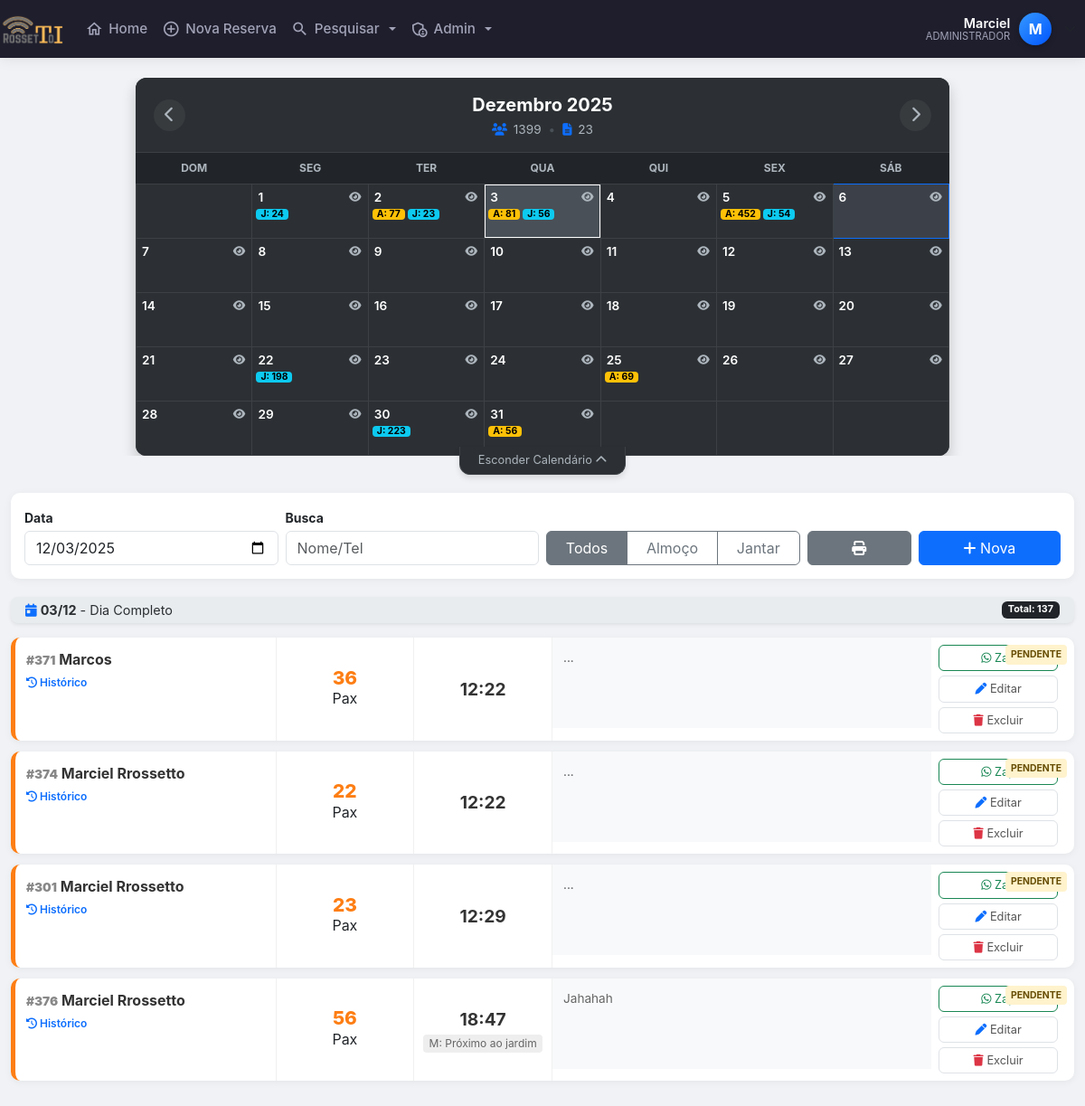
The app's page /demonstrar.php?filtro_data=2025-12-03 (signed in), older data.
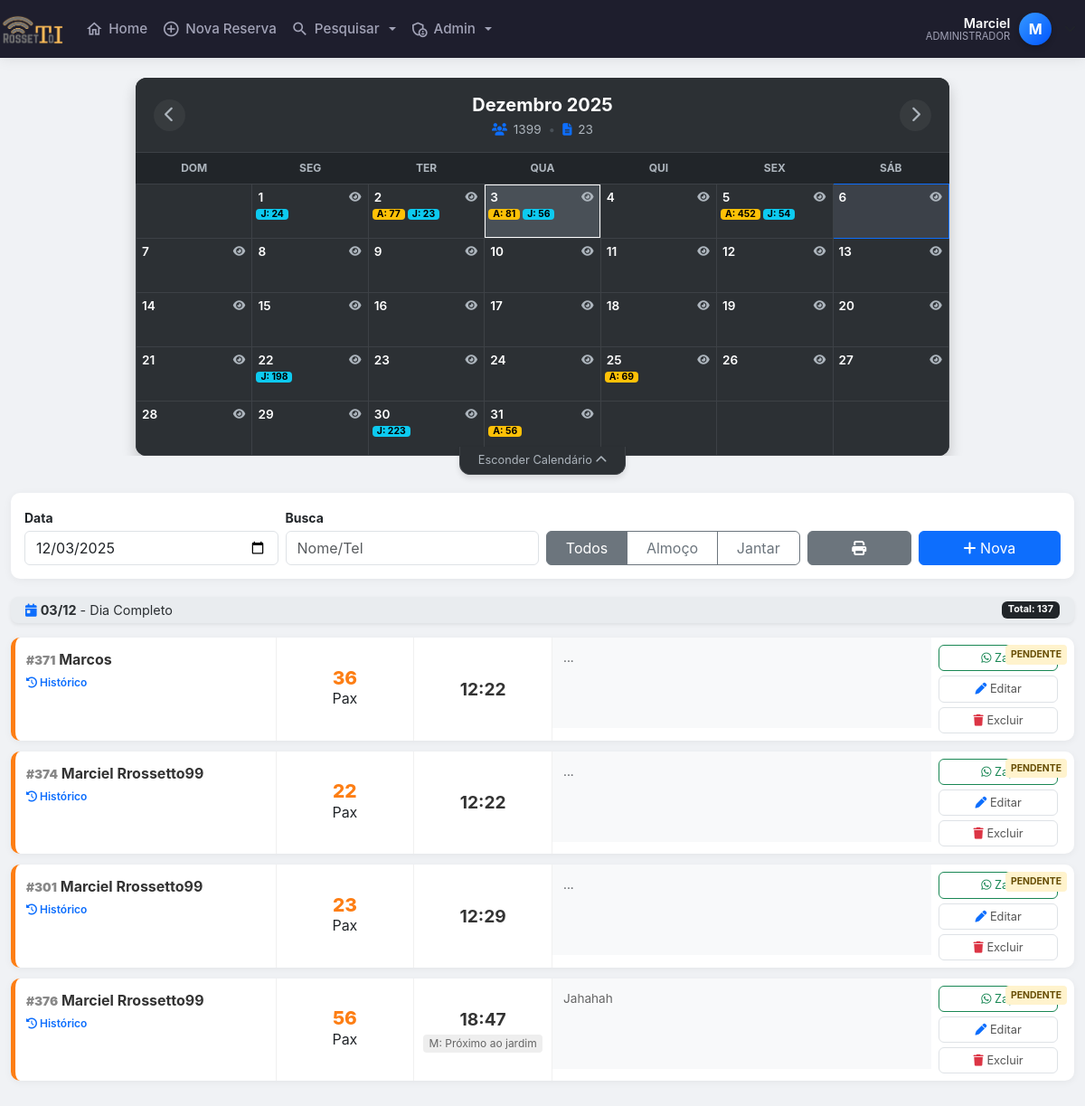
The same page, newer data.
### tables this page shows
CREATE TABLE `clientes` (
  `id` int(11) NOT NULL AUTO_INCREMENT,
  `nome` varchar(100) NOT NULL,
  `data` date NOT NULL,
  `num_pessoas` int(11) NOT NULL,
  `horario` time NOT NULL,
  `telefone` varchar(255) DEFAULT NULL,
  `telefone2` varchar(255) DEFAULT NULL,
  `tipo_evento` varchar(50) NOT NULL,
  `forma_pagamento` varchar(50) NOT NULL,
  `valor_rodizio` int(11) DEFAULT NULL,
  `num_mesa` varchar(255) DEFAULT NULL,
  `observacoes` varchar(300) NOT NULL,
  `obsCliente` varchar(255) DEFAULT NULL,
  `data_emissao` datetime NOT NULL DEFAULT current_timestamp(),
  `status` tinyint(1) DEFAULT 1,
  `confirmado` tinyint(1) DEFAULT 0,
  `usuario_id` int(11) DEFAULT NULL,
  `motivo_cancelamento` varchar(255) DEFAULT NULL,
  PRIMARY KEY (`id`)
);

### demonstrar.php (the view, shortened to what the changed rows need)
<?php
function renderizarListaReservas($pdo, $filtroData, $buscaTexto, $periodo) {
    $sqlWhere = " WHERE status != 0 ";
    $params   = [];
    if (!empty($filtroData)) {
        $sqlWhere .= " AND data = :data ";
        $params[':data'] = $filtroData;
    }
    $sqlTotal = $pdo->prepare("SELECT SUM(num_pessoas) as total FROM clientes $sqlWhere");
    $sqlTotal->execute($params);
    $sql = $pdo->prepare("SELECT * FROM clientes $sqlWhere ORDER BY horario ASC");
    $sql->execute($params);
    $reservas = $sql->fetchAll(PDO::FETCH_ASSOC);
    ?>
    <div class="lista-reservas-conteudo">
        <?php if(count($reservas) > 0): ?>
            <?php foreach($reservas as $r):
                $isConfirmado = ($r['confirmado'] == 1);
                $classeBorda  = $isConfirmado ? 'status-confirmado' : 'status-pendente';
                $horaShort    = date("H:i", strtotime($r['horario']));
                $nome         = ucwords(strtolower($r['nome']));
                $telLimpo     = preg_replace('/[^0-9]/', '', $r['telefone']);
                $linkZapDireto= "https://wa.me/55$telLimpo";
                $msgZap       = "Olá $nome! Confirmando reserva para dia " . date('d/m', strtotime($r['data'])) . " às $horaShort para {$r['num_pessoas']} pessoas.";
                $linkZapComMsg= "https://wa.me/55$telLimpo?text=" . urlencode($msgZap);
            ?>
                <div class="reserva-card <?= $classeBorda ?>">
                    <span class="badge-status <?= $isConfirmado ? 'badge-ok' : 'badge-wait' ?>">
                        <?= $isConfirmado ? 'Confirmado' : 'Pendente' ?>
                    </span>
                    <div class="sec-info">
                        <div class="client-name">
                            <span class="id-reserva">#<?= $r['id'] ?></span> <?= htmlspecialchars($nome) ?>
                        </div>
                        <span class="btn-perfil" onclick="abrirModalPerfil('<?= $telLimpo ?>')">
                            <i class="fas fa-history"></i> <span class="d-none d-md-inline">Histórico</span>
                        </span>
                    </div>
                    <div class="sec-mobile-meta">
                        <div class="sec-pax">
                            <span class="pax-count"><?= (int)$r['num_pessoas'] ?></span>
                            <span class="pax-label">Pax</span>
                        </div>
                        <div class="sec-time">
                            <div class="time-display"><?= $horaShort ?></div>
                            <?php if(!empty($r['num_mesa'])): ?>
                                <div class="mesa-display">M: <?= htmlspecialchars($r['num_mesa']) ?></div>
                            <?php endif; ?>
                        </div>
                    </div>
                    <div class="sec-obs">
                        <?= empty($r['observacoes']) ? '<span class="text-muted">...</span>' : htmlspecialchars($r['observacoes']) ?>
                    </div>
                    <div class="sec-actions">
                        <button class="btn-action btn-whatsapp" onclick="abrirModalZap(<?= $r['id'] ?>, '<?= $linkZapComMsg ?>', '<?= $linkZapDireto ?>')">
                            <i class="fab fa-whatsapp"></i> <span class="btn-text">Zap</span>
                        </button>
                        <a href="editar_reserva.php?id=<?= $r['id'] ?>" class="btn-action">
                            <i class="fas fa-pen text-primary"></i> <span class="btn-text">Editar</span>
                        </a>
                        <a href="excluir_reserva.php?id=<?= $r['id'] ?>" class="btn-action" onclick="return confirm('Excluir?')">
                            <i class="fas fa-trash text-danger"></i> <span class="btn-text">Excluir</span>
                        </a>
                    </div>
                </div>
            <?php endforeach; ?>
        <?php else: ?>
            <div class="text-center py-4 text-muted">Nenhuma reserva encontrada para este filtro.</div>
        <?php endif; ?>
    </div>
    <?php
    return ob_get_clean();
}
require 'cabecalho.php';
$filtroData = $_REQUEST['filtro_data'] ?? date('Y-m-d');
$buscaTexto = $_REQUEST['busca_texto'] ?? '';
$periodo    = $_REQUEST['periodo'] ?? 'todos';
function generateCalendar(PDO $pdo, int $month, int $year): string {
    global $filtroData, $buscaTexto, $periodo;
    $stmt = $pdo->prepare("SELECT data, SUM(CASE WHEN horario BETWEEN '11:00:00' AND '17:59:00' THEN IF(status!=0, num_pessoas, 0) ELSE 0 END) AS almoco, SUM(CASE WHEN horario BETWEEN '18:00:00' AND '23:59:00' THEN IF(status!=0, num_pessoas, 0) ELSE 0 END) AS jantar FROM clientes WHERE MONTH(data) = :m AND YEAR(data) = :y GROUP BY data");
    $stmt->execute(['m' => $month, 'y' => $year]);
    $map = [];
    while($row = $stmt->fetch(PDO::FETCH_ASSOC)) $map[$row['data']] = $row;
    $stmtTotal = $pdo->prepare("SELECT COUNT(*) as total_res, SUM(num_pessoas) as total_pax FROM clientes WHERE MONTH(data) = :m AND YEAR(data) = :y AND status != 0");
    $stmtTotal->execute(['m' => $month, 'y' => $year]);
    $totaisMes = $stmtTotal->fetch(PDO::FETCH_ASSOC);
    $totalPaxMes = $totaisMes['total_pax'] ?? 0;
    $totalResMes = $totaisMes['total_res'] ?? 0;
    $firstDayTs = mktime(0,0,0,$month,1,$year);
    $numDays    = (int)date('t', $firstDayTs);
    $dayOfWeek  = (int)date('w', $firstDayTs);
    $today      = date('Y-m-d');
    $prevM = $month-1; $prevY = $year; if($prevM<1){$prevM=12;$prevY--;}
    $nextM = $month+1; $nextY = $year; if($nextM>12){$nextM=1;$nextY++;}
    $q = http_build_query(['filtro_data'=>$filtroData, 'busca_texto'=>$buscaTexto, 'periodo'=>$periodo]);
    $monthName = ["Janeiro","Fevereiro","Março","Abril","Maio","Junho","Julho","Agosto","Setembro","Outubro","Novembro","Dezembro"][$month-1] ?? $month;
    $html = "<div class='calendar-container'>";
    $html .= "<div class='cal-header-modern'>";
    $html .= "<a href='?month=$prevM&year=$prevY&$q' class='btn-nav-cal'><i class='fas fa-chevron-left'></i></a>";
    $html .= "<div class='cal-title-group'>";
    $html .= "  <span class='cal-month-year'>{$monthName} {$year}</span>";
    $html .= "  <div class='cal-stats-badges'>";
    $html .= "      <span title='Total de Pessoas'><i class='fas fa-users'></i> {$totalPaxMes}</span>";
    $html .= "      <span class='divider'>•</span>";
    $html .= "      <span title='Total de Reservas'><i class='fas fa-file-alt'></i> {$totalResMes}</span>";
    $html .= "  </div>";
    $html .= "</div>";
    $html .= "<a href='?month=$nextM&year=$nextY&$q' class='btn-nav-cal'><i class='fas fa-chevron-right'></i></a>";
    $html .= "</div>";
    $html .= "<div class='table-responsive'><table class='cal-table'>";
    $html .= "<thead><tr><th>Dom</th><th>Seg</th><th>Ter</th><th>Qua</th><th>Qui</th><th>Sex</th><th>Sáb</th></tr></thead><tbody><tr>";
    if($dayOfWeek > 0) { for($i=0;$i<$dayOfWeek;$i++) $html .= "<td class='empty'></td>"; }
    $d = 1;
    while($d <= $numDays){
        if($dayOfWeek==7){ $dayOfWeek=0; $html.="</tr><tr>"; }
        $currDate = sprintf('%04d-%02d-%02d', $year, $month, $d);
        $alm = $map[$currDate]['almoco'] ?? 0;
        $jan = $map[$currDate]['jantar'] ?? 0;
        $cls = ($currDate === $today) ? 'today' : '';
        if($currDate === $filtroData) $cls .= ' selected';
        $html .= "<td class='day-cell $cls' onclick=\"mudarData('$currDate', this)\">";
        $html .= "  <div class='d-flex justify-content-between align-items-start'>";
        $html .= "      <span class='day-num'>$d</span>";
        $html .= "      <button class='btn-eye-sm' onclick=\"verReservasDia('$currDate', event)\"><i class='fas fa-eye'></i></button>";
        $html .= "  </div>";
        $html .= "  <div class='pills-container'>";
        if($alm > 0) $html .= "<span class='pill pill-a'>A: $alm</span>";
        if($jan > 0) $html .= "<span class='pill pill-j'>J: $jan</span>";
        $html .= "  </div>";
        $html .= "</td>";
        $d++; $dayOfWeek++;
    }
    if($dayOfWeek!=7){ for($i=0;$i<(7-$dayOfWeek);$i++) $html .= "<td class='empty'></td>"; }
    $html .= "</tr></tbody></table></div></div>";
    return $html;
}
$refMes = isset($_GET['month']) ? (int)$_GET['month'] : (int)date('m', strtotime($filtroData));
$refAno = isset($_GET['year'])  ? (int)$_GET['year']  : (int)date('Y', strtotime($filtroData));
$calendarHtml = generateCalendar($pdo, $refMes, $refAno);
?>
<!DOCTYPE html>
<html lang="pt-br">
<head>
    <link href="https://cdn.jsdelivr.net/npm/bootstrap@5.3.0/dist/css/bootstrap.min.css" rel="stylesheet">
    <link rel="stylesheet" href="https://cdnjs.cloudflare.com/ajax/libs/font-awesome/6.4.0/css/all.min.css">
</head>
<body>
<div class="container-fluid mt-3 no-print">
    <div id="cal-wrapper">
        <?= $calendarHtml ?>
    </div>
    <div id="area-lista-reservas">
        <?= renderizarListaReservas($pdo, $filtroData, $buscaTexto, $periodo) ?>
    </div>
</div>
</body>
</html>

Row changes from the older to the newer data that the page shows:
changed clientes id 374: nome "Marciel Rrossetto" → "Marciel Rrossetto99"
changed clientes id 301: nome "Marciel Rrossetto" → "Marciel Rrossetto99"
changed clientes "Jahahah": nome "Marciel Rrossetto" → "Marciel Rrossetto99"
